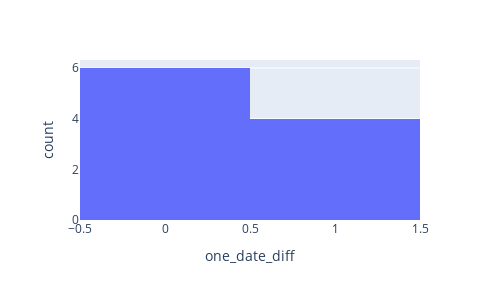

Source (notebook cell):
### Code cell
fig = px.histogram(df_date_dif, x='one_date_diff', width=500, height=300)
fig.show()

### Figure 1 — Plotly figure (JSON) as saved in the notebook; plotly's stock layout.template omitted (floating-point values rounded to 4 significant figures)
{"data": [{"alignmentgroup": "True", "bingroup": "x", "hovertemplate": "one_date_diff=%{x}<br>count=%{y}<extra></extra>", "legendgroup": "", "marker": {"color": "#636efa", "pattern": {"shape": ""}}, "name": "", "offsetgroup": "", "orientation": "v", "showlegend": false, "type": "histogram", "x": [0, 1, 1, 1, 1, 0, 0, 0, 0, 0], "xaxis": "x", "yaxis": "y"}], "layout": {"barmode": "relative", "height": 300, "legend": {"tracegroupgap": 0}, "margin": {"t": 60}, "width": 500, "xaxis": {"anchor": "y", "domain": [0, 1], "title": {"text": "one_date_diff"}}, "yaxis": {"anchor": "x", "domain": [0, 1], "title": {"text": "count"}}}}
